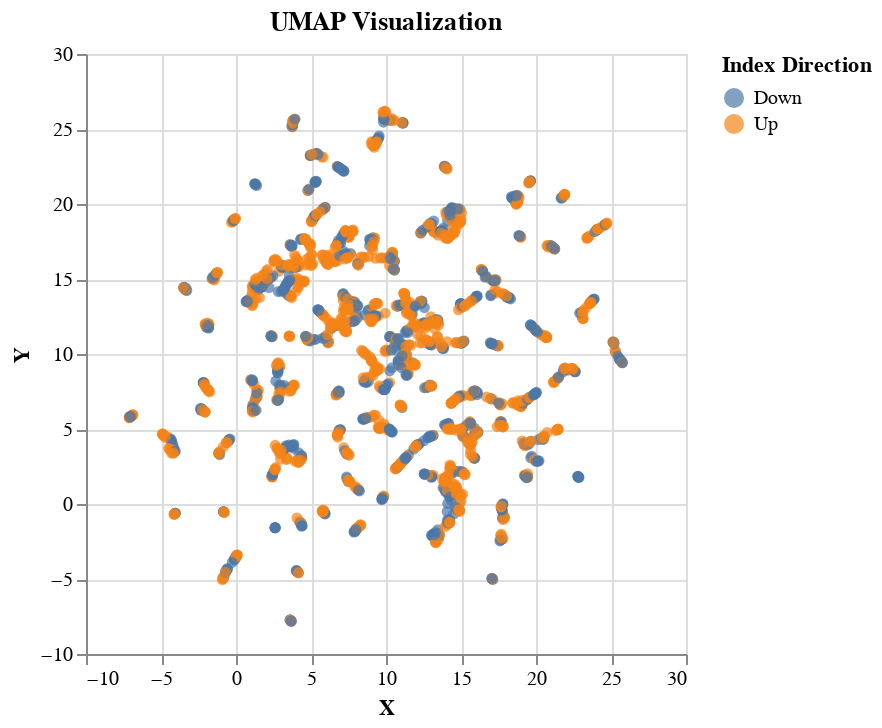

Here is the notebook cell this chart was saved with:
### Code cell
umap_original_graph = alt.Chart(umap_df).mark_circle().encode(
    x='X',
    y='Y',
    color='Index Direction:N',
    tooltip=['Index Direction']
).properties(
    title="UMAP Visualization"
)

umap_original_graph

### Figure 1 — Vega-Lite specification as saved in the notebook (floating-point values rounded to 4 significant figures; data arrays with more than 128 entries replaced by an {"elided": "..."} marker saying what was removed)
{"config": {"view": {"continuousWidth": 300, "continuousHeight": 300}}, "data": {"name": "data-ed843d98958bc8aeb3e1c452fda37413"}, "mark": {"type": "circle"}, "encoding": {"color": {"field": "Index Direction", "type": "nominal"}, "tooltip": [{"field": "Index Direction", "type": "nominal"}], "x": {"field": "X", "type": "quantitative"}, "y": {"field": "Y", "type": "quantitative"}}, "title": "UMAP Visualization", "$schema": "https://vega.github.io/schema/vega-lite/v5.8.0.json", "datasets": {"data-ed843d98958bc8aeb3e1c452fda37413": {"elided": "1906 records"}}}
